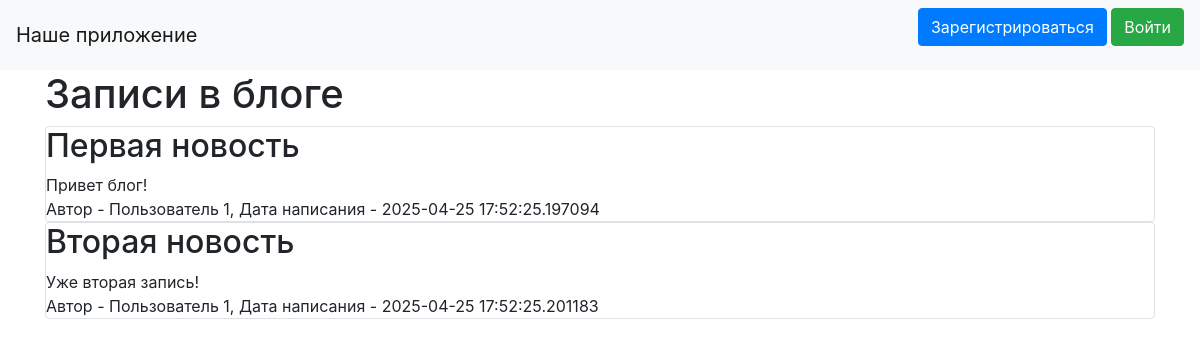
Before: / with the older database file.
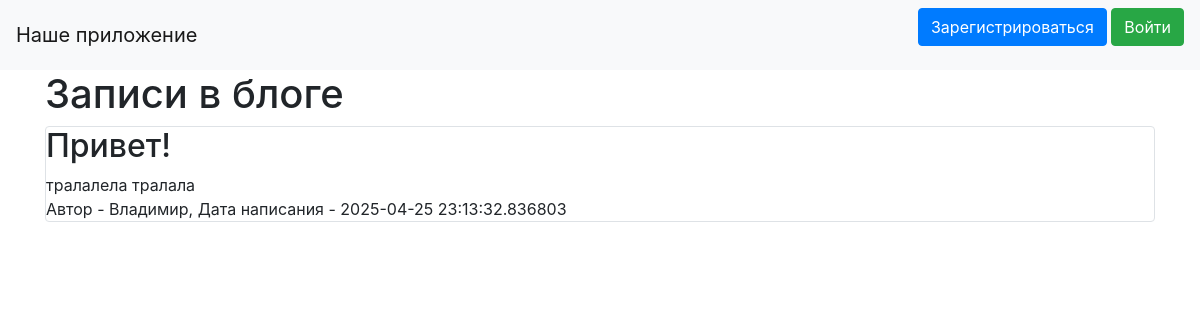
After: the same page with the newer database file.
### data/news.py (models this page shows, shortened)
class News(SqlAlchemyBase):
    __tablename__ = 'news'
    id = sqlalchemy.Column(sqlalchemy.Integer,
                           primary_key=True, autoincrement=True)
    title = sqlalchemy.Column(sqlalchemy.String, nullable=True)
    content = sqlalchemy.Column(sqlalchemy.String, nullable=True)
    created_date = sqlalchemy.Column(sqlalchemy.DateTime,
                                     default=datetime.datetime.now)
    is_private = sqlalchemy.Column(sqlalchemy.Boolean, default=True)
    user_id = sqlalchemy.Column(sqlalchemy.Integer,
                                sqlalchemy.ForeignKey("users.id"))
    user = orm.relationship('User')
    categories = orm.relationship("Category",
                                  secondary="association",
                                  backref="news")

### data/users.py (models this page shows, shortened)
class User(SqlAlchemyBase, UserMixin):
    __tablename__ = 'users'
    id = sqlalchemy.Column(sqlalchemy.Integer,
                           primary_key=True, autoincrement=True)
    name = sqlalchemy.Column(sqlalchemy.String, nullable=True)
    about = sqlalchemy.Column(sqlalchemy.String, nullable=True)
    email = sqlalchemy.Column(sqlalchemy.String,
                              index=True, unique=True, nullable=True)
    hashed_password = sqlalchemy.Column(sqlalchemy.String, nullable=True)
    created_date = sqlalchemy.Column(sqlalchemy.DateTime,
                                     default=datetime.datetime.now)
    news = orm.relationship("News", back_populates='user')

### main.py (the view)
@app.route("/")
def index():
    db_sess = db_session.create_session()
    if current_user.is_authenticated:
        news = db_sess.query(News).filter(
            (News.user == current_user) | (News.is_private != True))
    else:
        news = db_sess.query(News).filter(News.is_private != True)
    return render_template("index.html", news=news)

### data/db_session.py (called while the page is built)
def create_session() -> Session:
    global __factory
    return __factory()

### templates/index.html (shortened to what this page needs)
{% extends "base.html" %}
{% block content %}
<h1>Записи в блоге</h1>
{% for item in news%}
<div class="col-md6 border rounded">
    <h2>{{item.title}}</h2>
    <div>
        {{item.content}}
    </div>
    <div>
        Автор - {{item.user.name}}, Дата написания - {{item.created_date}}
    </div>
</div>
{% endfor %}
{% endblock %}

### templates/base.html (shortened to what this page needs)
<!doctype html>
<html lang="en">
<head>
    <link rel="stylesheet"
          href="https://stackpath.bootstrapcdn.com/bootstrap/4.4.1/css/bootstrap.min.css"
>
</head>
<body>
<header>
    <nav class="navbar navbar-light bg-light">
        <a class="navbar-brand" href="#">Наше приложение</a>
        {% if current_user.is_authenticated %}
            <a class="navbar-brand" href="/logout">{{ current_user.name }}</a>
        {% else %}
            <p>
                <a class="btn btn-primary " href="/register">Зарегистрироваться</a>
                <a class="btn btn-success" href="/login">Войти</a>
            </p>
        {% endif %}
    </nav>
</header>
<main role="main" class="container">
    {% block content %}
    {% endblock %}
</main>
</body>
</html>

Changed rows visible on the page:
removed News: title "Первая новость", content "Привет блог!", user.name "Пользователь 1", created_date "2025-04-25 17:52:25.197094"
no longer on this page (row edited): News: title "Вторая новость", content "Уже вторая запись!", user.name "Пользователь 1", created_date "2025-04-25 17:52:25.201183"
added News: title "Привет!", content "тралалела тралала", user.name "Владимир", created_date "2025-04-25 23:13:32.836803"
